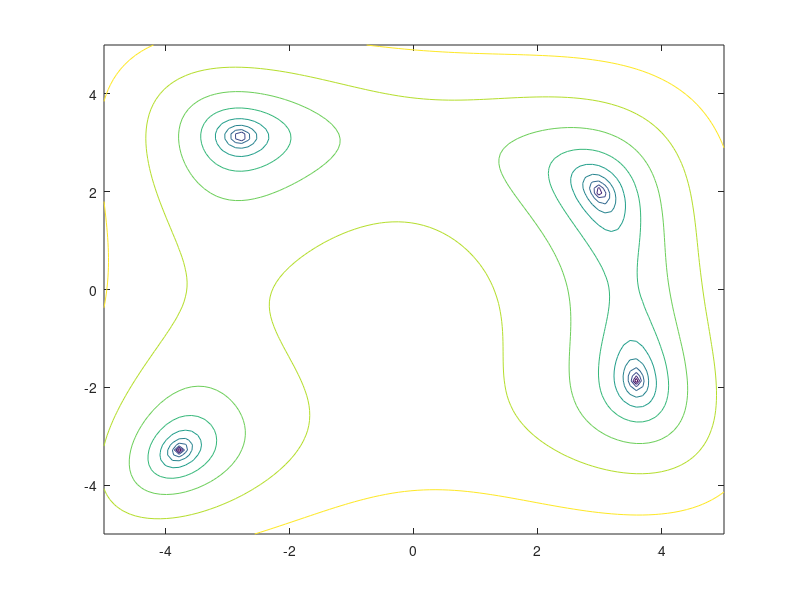

MATLAB code to generate this figure: (Note: this script raises an error after producing the figure.)
clear all; close all; clc;
x = linspace(-5,5);
y = linspace(-5,5);

[X, Y] = meshgrid(x, y);

Z = log(0.01 +(X.^2 + Y - 11).^2 + (X + Y.^2 - 7).^2);

[M, c] = contour(X, Y, Z);
c.LineWidth = 2;
colormap winter;
colorbar;